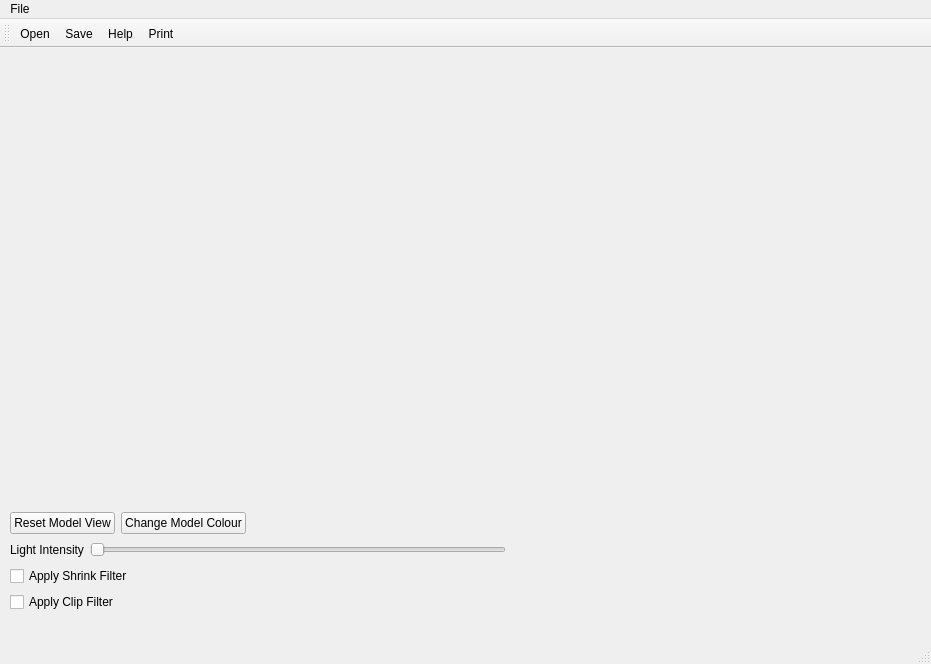
<?xml version="1.0" encoding="UTF-8"?>
<ui version="4.0">
 <class>MainWindow</class>
 <widget class="QMainWindow" name="MainWindow">
  <property name="geometry">
   <rect>
    <x>0</x>
    <y>0</y>
    <width>931</width>
    <height>664</height>
   </rect>
  </property>
  <property name="windowTitle">
   <string>MainWindow</string>
  </property>
  <widget class="QWidget" name="centralwidget">
   <widget class="QWidget" name="layoutWidget">
    <property name="geometry">
     <rect>
      <x>10</x>
      <y>40</y>
      <width>911</width>
      <height>524</height>
     </rect>
    </property>
    <layout class="QVBoxLayout" name="verticalLayout">
     <item>
      <widget class="QVTKOpenGLWidget" name="qvtkWidget" native="true">
       <property name="minimumSize">
        <size>
         <width>600</width>
         <height>400</height>
        </size>
       </property>
      </widget>
     </item>
     <item>
      <layout class="QHBoxLayout" name="horizontalLayout">
       <item>
        <widget class="QPushButton" name="pushButton">
         <property name="text">
          <string>Reset Model View</string>
         </property>
        </widget>
       </item>
       <item>
        <widget class="QPushButton" name="pushButton_2">
         <property name="text">
          <string>Change Model Colour</string>
         </property>
        </widget>
       </item>
       <item>
        <spacer name="horizontalSpacer">
         <property name="orientation">
          <enum>Qt::Horizontal</enum>
         </property>
         <property name="sizeHint" stdset="0">
          <size>
           <width>40</width>
           <height>20</height>
          </size>
         </property>
        </spacer>
       </item>
      </layout>
     </item>
     <item>
      <layout class="QVBoxLayout" name="verticalLayout_3">
       <item>
        <layout class="QHBoxLayout" name="horizontalLayout_2">
         <item>
          <widget class="QLabel" name="label">
           <property name="text">
            <string>Light Intensity</string>
           </property>
          </widget>
         </item>
         <item>
          <widget class="QSlider" name="horizontalSlider">
           <property name="orientation">
            <enum>Qt::Horizontal</enum>
           </property>
          </widget>
         </item>
         <item>
          <spacer name="horizontalSpacer_2">
           <property name="orientation">
            <enum>Qt::Horizontal</enum>
           </property>
           <property name="sizeHint" stdset="0">
            <size>
             <width>40</width>
             <height>20</height>
            </size>
           </property>
          </spacer>
         </item>
        </layout>
       </item>
      </layout>
     </item>
     <item>
      <layout class="QVBoxLayout" name="verticalLayout_2">
       <item>
        <layout class="QVBoxLayout" name="verticalLayout_4">
         <item>
          <widget class="QCheckBox" name="checkBox">
           <property name="text">
            <string>Apply Shrink Filter</string>
           </property>
          </widget>
         </item>
         <item>
          <widget class="QCheckBox" name="checkBox_2">
           <property name="text">
            <string>Apply Clip Filter</string>
           </property>
          </widget>
         </item>
        </layout>
       </item>
      </layout>
     </item>
    </layout>
   </widget>
  </widget>
  <widget class="QMenuBar" name="menubar">
   <property name="geometry">
    <rect>
     <x>0</x>
     <y>0</y>
     <width>931</width>
     <height>21</height>
    </rect>
   </property>
   <widget class="QMenu" name="menuFile">
    <property name="title">
     <string>File</string>
    </property>
    <addaction name="actionFileOpen"/>
    <addaction name="actionFileSave"/>
   </widget>
   <addaction name="menuFile"/>
  </widget>
  <widget class="QStatusBar" name="statusbar"/>
  <widget class="QToolBar" name="toolBar">
   <property name="windowTitle">
    <string>toolBar</string>
   </property>
   <attribute name="toolBarArea">
    <enum>TopToolBarArea</enum>
   </attribute>
   <attribute name="toolBarBreak">
    <bool>false</bool>
   </attribute>
   <addaction name="actionFileOpen"/>
   <addaction name="actionFileSave"/>
   <addaction name="actionHelp"/>
   <addaction name="actionPrint"/>
  </widget>
  <action name="actionFileOpen">
   <property name="icon">
    <iconset resource="Icons/icons.qrc">
     <normaloff>:/Icons/fileopen.png</normaloff>:/Icons/fileopen.png</iconset>
   </property>
   <property name="text">
    <string>Open</string>
   </property>
  </action>
  <action name="actionFileSave">
   <property name="icon">
    <iconset resource="Icons/icons.qrc">
     <normaloff>:/Icons/filesave.png</normaloff>:/Icons/filesave.png</iconset>
   </property>
   <property name="text">
    <string>Save</string>
   </property>
  </action>
  <action name="actionHelp">
   <property name="icon">
    <iconset resource="Icons/icons.qrc">
     <normaloff>:/Icons/help.png</normaloff>:/Icons/help.png</iconset>
   </property>
   <property name="text">
    <string>Help</string>
   </property>
  </action>
  <action name="actionPrint">
   <property name="icon">
    <iconset resource="Icons/icons.qrc">
     <normaloff>:/Icons/print.png</normaloff>:/Icons/print.png</iconset>
   </property>
   <property name="text">
    <string>Print</string>
   </property>
  </action>
 </widget>
 <customwidgets>
  <customwidget>
   <class>QVTKOpenGLWidget</class>
   <extends>QWidget</extends>
   <header>QVTKOpenGLWidget.h</header>
  </customwidget>
 </customwidgets>
 <resources>
  <include location="Icons/icons.qrc"/>
 </resources>
 <connections/>
</ui>
